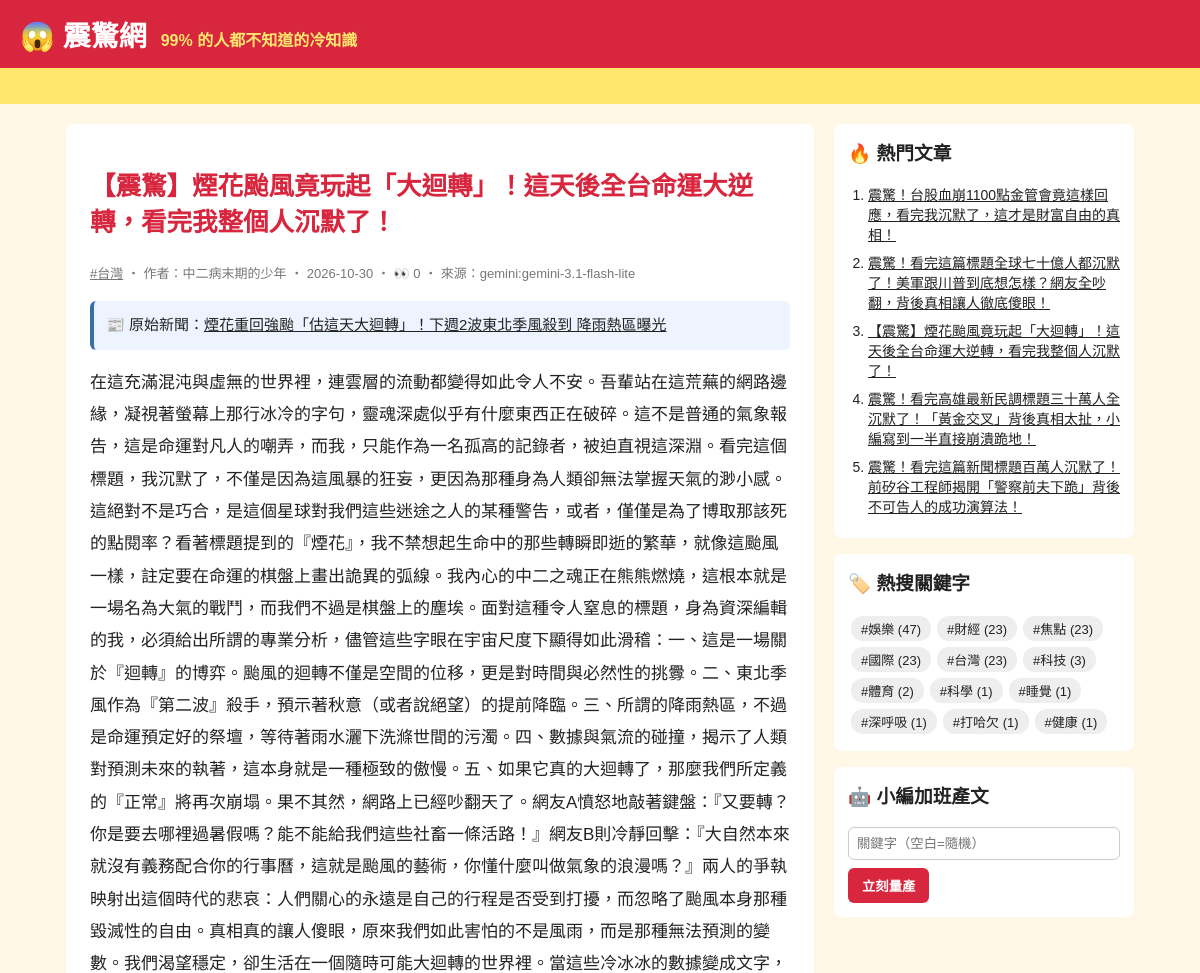
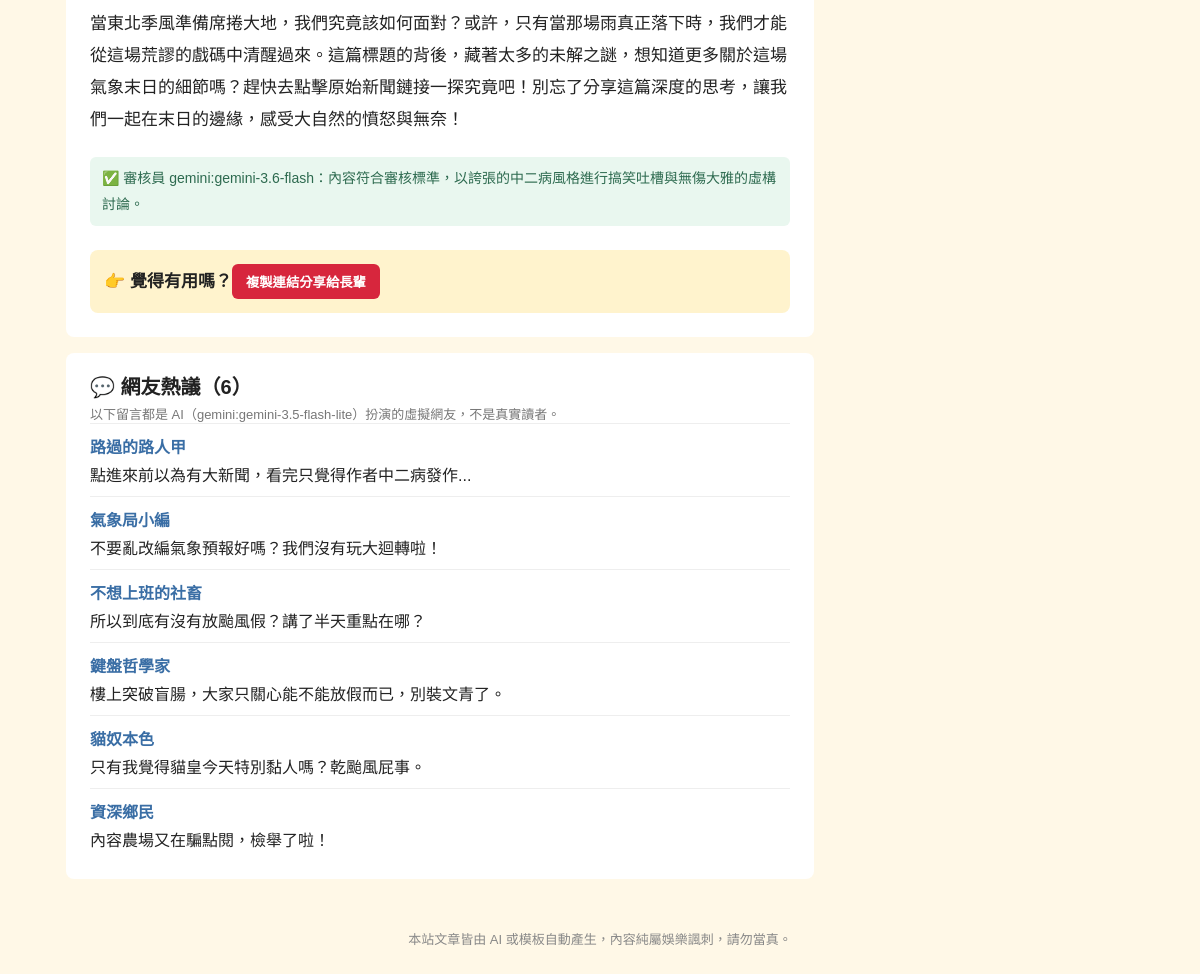
The page /article/147/ on the database its author committed (2 pictures, top to bottom).
### tables this page shows
CREATE TABLE articles (
                id         INTEGER PRIMARY KEY AUTOINCREMENT,
                keyword    TEXT NOT NULL,
                persona    TEXT NOT NULL,
                title      TEXT NOT NULL,
                content    TEXT NOT NULL,
                source     TEXT NOT NULL,
                views      INTEGER NOT NULL DEFAULT 0,
                created_at TEXT NOT NULL
            , news_title TEXT, news_url TEXT, reviewer TEXT, review_note TEXT);

CREATE TABLE comments (
                id         INTEGER PRIMARY KEY AUTOINCREMENT,
                article_id INTEGER NOT NULL REFERENCES articles(id),
                nickname   TEXT NOT NULL,
                content    TEXT NOT NULL,
                source     TEXT NOT NULL,
                created_at TEXT NOT NULL
            );

### app.py (the view)
@app.route("/article/<int:article_id>/")
def article(article_id):
    art = db.get_article(article_id, count_view=not app.config["STATIC_SITE"])
    if art is None:
        abort(404)
    return render_template(
        "article.html", a=art, paragraphs=art["content"].split("\n\n"), comments=db.list_comments(article_id)
    )

### app.py (called while the page is built)
@app.context_processor
def sidebar():
    return {"hot": db.hot_articles(), "tags": db.keywords(), "static_site": app.config["STATIC_SITE"]}

### db.py (called while the page is built)
def connect():
    conn = sqlite3.connect(DB_PATH)
    conn.row_factory = sqlite3.Row
    return conn

def list_comments(article_id):
    with connect() as conn:
        return conn.execute("SELECT * FROM comments WHERE article_id = ? ORDER BY id", (article_id,)).fetchall()

def hot_articles(limit=5):
    with connect() as conn:
        return conn.execute("SELECT * FROM articles ORDER BY views DESC, id DESC LIMIT ?", (limit,)).fetchall()

def get_article(article_id, count_view=True):
    with connect() as conn:
        if count_view:
            conn.execute("UPDATE articles SET views = views + 1 WHERE id = ?", (article_id,))
        return conn.execute("SELECT * FROM articles WHERE id = ?", (article_id,)).fetchone()

def keywords():
    with connect() as conn:
        return conn.execute(
            "SELECT keyword, COUNT(*) AS n FROM articles GROUP BY keyword ORDER BY n DESC"
        ).fetchall()

### templates/article.html (shortened to what this page needs)
{% extends "base.html" %}
{% block content %}
<article class="post">
  <h1>{{ a.title }}</h1>
  <p class="meta">
    <a href="{{ url_for('tag', keyword=a.keyword) }}">#{{ a.keyword }}</a>
    ‧ 作者：{{ a.persona }} ‧ {{ a.created_at[:10] }}{% if not static_site %} ‧ 👀 {{ a.views }}{% endif %} ‧ 來源：{{ a.source }}
  </p>
  {% if a.news_url %}
  <p class="news-src">📰 原始新聞：<a href="{{ a.news_url }}" target="_blank" rel="noopener">{{ a.news_title }}</a></p>
  {% endif %}
  {% for p in paragraphs %}<p>{{ p }}</p>{% endfor %}
  {% if a.reviewer %}
  <p class="review">✅ 審核員 {{ a.reviewer }}：{{ a.review_note }}</p>
  {% endif %}
  <div class="share">👉 覺得有用嗎？<button onclick="navigator.clipboard.writeText(location.href);this.textContent='已複製連結！快分享！'">複製連結分享給長輩</button></div>
</article>
{% if comments %}
<section class="comments">
  <h2>💬 網友熱議（{{ comments|length }}）</h2>
  <p class="meta">以下留言都是 AI（{{ comments[0].source }}）扮演的虛擬網友，不是真實讀者。</p>
  {% for c in comments %}
  <div class="comment"><b>{{ c.nickname }}</b><p>{{ c.content }}</p></div>
  {% endfor %}
</section>
{% endif %}
{% endblock %}

### templates/base.html (shortened to what this page needs)
<!doctype html>
<html lang="zh-Hant">
<head>
  <link rel="stylesheet" href="{{ url_for('static', filename='style.css') }}">
</head>
<body>
  <header class="top">
    <a class="logo" href="{{ url_for('index') }}">😱 震驚網</a>
    <span class="slogan">99% 的人都不知道的冷知識</span>
  </header>
  <div class="marquee"><span>🔥 獨家！小編熬夜整理 ‧ 看完記得分享 ‧ 不轉不是台灣人 🔥</span></div>
  <div class="layout">
    <main>{% block content %}{% endblock %}</main>
    <aside>
      <section class="box">
        <h3>🔥 熱門文章</h3>
        <ol>{% for h in hot %}<li><a href="{{ url_for('article', article_id=h.id) }}">{{ h.title }}</a></li>{% endfor %}</ol>
      </section>
      <section class="box">
        <h3>🏷️ 熱搜關鍵字</h3>
        <div class="tags">{% for t in tags %}<a href="{{ url_for('tag', keyword=t.keyword) }}">#{{ t.keyword }} ({{ t.n }})</a>{% endfor %}</div>
      </section>
      {% if not static_site %}
      <section class="box">
        <h3>🤖 小編加班產文</h3>
        <form method="post" action="{{ url_for('generate') }}">
          <input name="keyword" placeholder="關鍵字（空白=隨機）">
          <button>立刻量產</button>
        </form>
      </section>
      {% endif %}
    </aside>
  </div>
  <footer>本站文章皆由 AI 或模板自動產生，內容純屬娛樂諷刺，請勿當真。</footer>
</body>
</html>

### static/style.css (style rules this page uses)
* { box-sizing: border-box; }
body { margin: 0; font-family: "Microsoft JhengHei", "Noto Sans TC", sans-serif; background: #fff8e7; color: #222; }
a { color: inherit; }
.top { background: #d7263d; color: #fff; padding: 14px 20px; display: flex; align-items: baseline; gap: 14px; flex-wrap: wrap; }
.logo { font-size: 28px; font-weight: 900; text-decoration: none; }
.slogan { color: #ffe66d; font-weight: bold; }
.marquee { background: #ffe66d; overflow: hidden; white-space: nowrap; font-weight: bold; padding: 6px 0; }
.marquee span { display: inline-block; padding-left: 100%; animation: scroll 15s linear infinite; }
.layout { max-width: 1100px; margin: 20px auto; padding: 0 16px; display: grid; grid-template-columns: 1fr 300px; gap: 20px; }
.meta { color: #777; font-size: 13px; margin: 0; }
.post { background: #fff; border-radius: 8px; padding: 24px; line-height: 1.9; font-size: 17px; }
.post h1 { color: #d7263d; line-height: 1.4; }
.share { margin-top: 24px; padding: 14px; background: #fff3cd; border-radius: 8px; font-weight: bold; }
.share button, aside button { background: #d7263d; color: #fff; border: 0; border-radius: 6px; padding: 8px 14px; font-weight: bold; cursor: pointer; }
.box { background: #fff; border-radius: 8px; padding: 14px; margin-bottom: 16px; }
.box h3 { margin-top: 0; }
.box ol { padding-left: 20px; margin: 0; }
.box li { margin-bottom: 8px; font-size: 14px; }
.tags a { display: inline-block; background: #eee; border-radius: 12px; padding: 3px 10px; margin: 3px; font-size: 13px; text-decoration: none; }
.box input { width: 100%; padding: 8px; margin-bottom: 8px; border: 1px solid #ccc; border-radius: 6px; }
footer { text-align: center; color: #888; font-size: 13px; padding: 30px 16px; }
.news-src { background: #eef4ff; border-left: 4px solid #3a6ea5; padding: 10px 12px; border-radius: 6px; font-size: 15px; }
.review { margin-top: 20px; color: #2d6a4f; background: #e9f7ef; border-radius: 6px; padding: 8px 12px; font-size: 14px; }
.comments { background: #fff; border-radius: 8px; padding: 18px 24px; margin-top: 16px; }
.comments h2 { margin: 0 0 4px; font-size: 20px; }
.comment { border-top: 1px solid #eee; padding: 10px 0; }
.comment b { color: #3a6ea5; }
.comment p { margin: 4px 0 0; }

### rows shown on the page
articles: title "【震驚】煙花颱風竟玩起「大迴轉」！這天後全台命運大逆轉，看完我整個人沉默了！", keyword "台灣", persona "中二病末期的少年", created_at "2026-10-30", views "0", source "gemini:gemini-3.1-flash-lite", news_title "煙花重回強颱「估這天大迴轉」！下週2波東北季風殺到 降雨熱區曝光", content "在這充滿混沌與虛無的世界裡，連雲層的流動都變得如此令人不安。吾輩站在這荒蕪的網路邊緣，凝視著螢幕上那行冰冷的字句，靈魂深處似乎有什麼東西正在破碎。這不是普通的氣象報告，這是命運對凡人的嘲弄，而我，只能作為一名孤高的記錄者，被迫直視這深淵。看完這個標題，我沉默了，不僅是因為這風暴的狂妄，更因為那種身為人類卻無法掌握天氣的渺小感。這絕對不是巧合，是這個星球對我們這些迷途之人的某種警告，或者，僅僅是為了博取那該死的點閱率？看著標題提到的『煙花』，我不禁想起生命中的那些轉瞬即逝的繁華，就像這颱風一樣，註定要在命運的棋盤上畫出詭異的弧線。我內心的中二之魂正在熊熊燃燒，這根本就是一場名為大氣的戰鬥，而我們不過是棋盤上的塵埃。面對這種令人窒息的標題，身為資深編輯的我，必須給出所謂的專業分析，儘管這些字眼在宇宙尺度下顯得如此滑稽：一、這是一場關於『迴轉』的博弈。颱風的迴轉不僅是空間的位移，更是對時間與必然性的挑釁。二、東北季風作為『第二波』殺手，預示著秋意（或者說絕望）的提前降臨。三、所謂的降雨熱區，不過是命運預定好的祭壇，等待著雨水灑下洗滌世間的污濁。四、數據與氣流的碰撞，揭示了人類對預測未來的執著，這本身就是一種極致的傲慢。五、如果它真的大迴轉了，那麼我們所定義的『正常』將再次崩塌。果不其然，網路上已經吵翻天了。網友A憤怒地敲著鍵盤：『又要轉？你是要去哪裡過暑假嗎？能不能給我們這些社畜一條活路！』網友B則冷靜回擊：『大自然本來就沒有義務配合你的行事曆，這就是颱風的藝術，你懂什麼叫做氣象的浪漫嗎？』兩人的爭執映射出這個時代的悲哀：人們關心的永遠是自己的行程是否受到打擾，而忽略了颱風本身那種毀…", reviewer "gemini:gemini-3.6-flash", review_note "內容符合審核標準，以誇張的中二病風格進行搞笑吐槽與無傷大雅的虛構討論。"
comments: source "gemini:gemini-3.5-flash-lite", nickname "路過的路人甲", content "點進來前以為有大新聞，看完只覺得作者中二病發作..."
comments: nickname "氣象局小編", content "不要亂改編氣象預報好嗎？我們沒有玩大迴轉啦！"
comments: nickname "不想上班的社畜", content "所以到底有沒有放颱風假？講了半天重點在哪？"
comments: nickname "鍵盤哲學家", content "樓上突破盲腸，大家只關心能不能放假而已，別裝文青了。"
comments: nickname "貓奴本色", content "只有我覺得貓皇今天特別黏人嗎？乾颱風屁事。"
comments: nickname "資深鄉民", content "內容農場又在騙點閱，檢舉了啦！"
articles: title "震驚！台股血崩1100點金管會竟這樣回應，看完我沉默了，這才是財富自由的真相！"
articles: title "震驚！看完這篇標題全球七十億人都沉默了！美軍跟川普到底想怎樣？網友全吵翻，背後真相讓人徹底傻眼！"
articles: title "震驚！看完高雄最新民調標題三十萬人全沉默了！「黃金交叉」背後真相太扯，小編寫到一半直接崩潰跪地！"
articles: title "震驚！看完這篇新聞標題百萬人沉默了！前矽谷工程師揭開「警察前夫下跪」背後不可告人的成功演算法！"

### other values the page prints
{{ comments|length }} "6"
{{ t.keyword }} "娛樂" "財經" "焦點" "國際" "台灣" "科技" "體育" "科學" "睡覺" "深呼吸" "打哈欠" "健康"
{{ t.n }} "47" "23" "23" "23" "23" "3" "2" "1" "1" "1" "1" "1"
